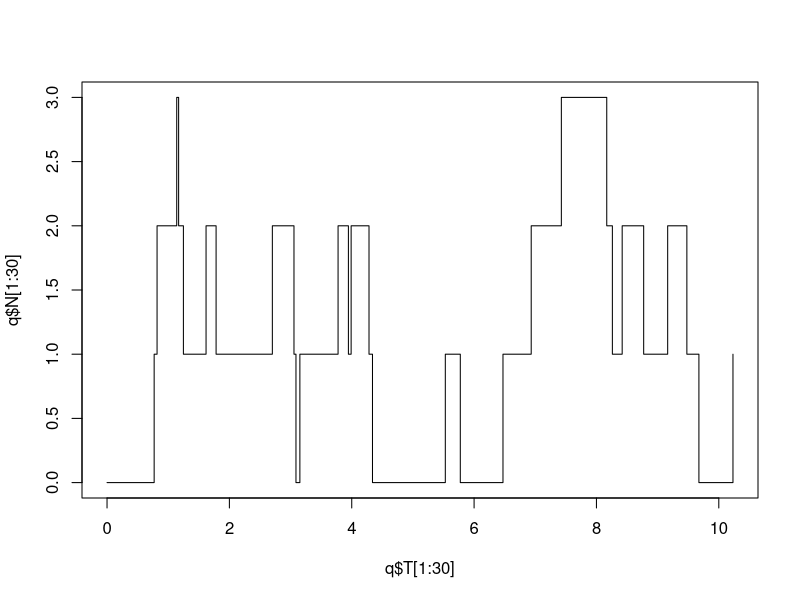
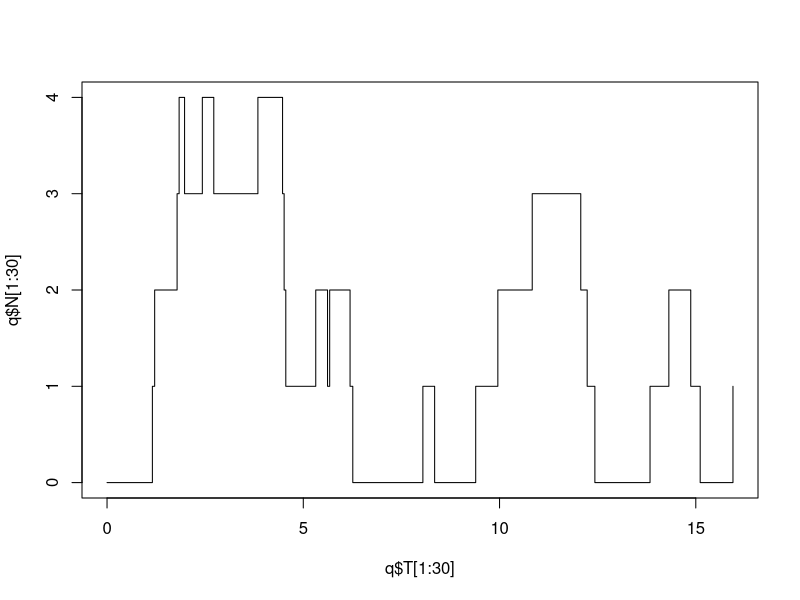
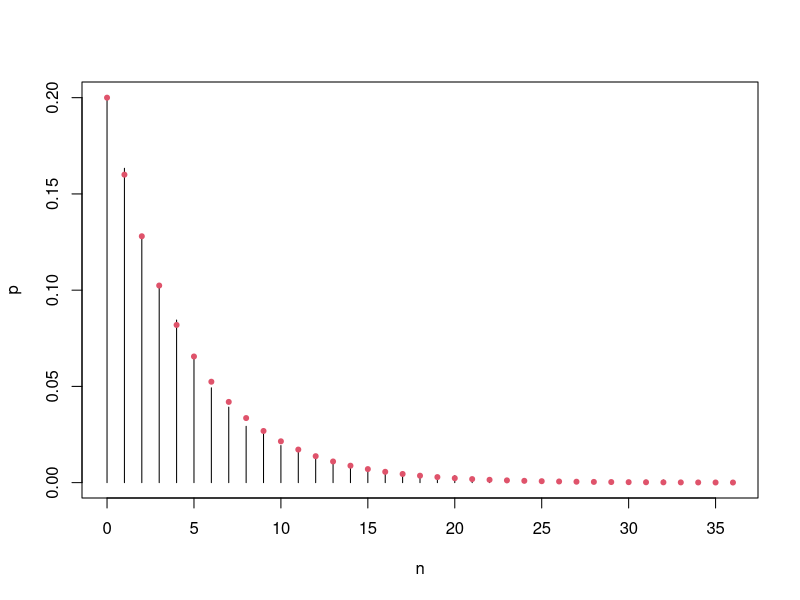

Write R code to recreate these figures, in order.
####################################################################
##
##   Simulating M/M/s/c queues 
##
##   date:   11/7/2018
##   author: Balint Tamasi
##
####################################################################

sim_queueMM  <- function(Tmax, lambda, mu, s = 1, c = Inf) {
  ## ==============================
  ## Simulates M/M/s/c queue
  ## s: # of servers
  ## c: capacity (including served)
  ## ==============================
  stopifnot(c >= s)
  out_n <- n <- 0
  out_t <- t <- 0
  while (t < Tmax) {
    rate_up   <- (n < c) * lambda
    rate_down <- min(s, n) * mu
    t <- t + rexp(1, rate_up + rate_down)
    n <- n + ifelse(runif(1) < rate_up / (rate_up + rate_down), 1, -1)
    out_n <- c(out_n, n)
    out_t <- c(out_t, t)
  }
  return(list(T = out_t, N = out_n))
}

####################################################################
## M/M/3/0
####################################################################
lambda <- 1.2
mu <- 1

set.seed(100)
q <- sim_queueMM(1e4, lambda, mu, s = 3, c = 3)
plot(q$T[1:30], q$N[1:30], type = "s")
tapply(diff(q$T), q$N[-length(q$N)], sum) / max(q$T)

## analytical probabilities (stationary distr)
rho <- lambda / mu
p0 <- 1 / sum(sapply(0:3, function(x) rho^x/factorial(x)))
(p <- p0 * c(1, sapply(1:3, function(x) rho^x / factorial(x))))


####################################################################
## M/M/1/Inf
####################################################################
lambda <- 0.8
mu <- 1
rho <- lambda / mu

set.seed(100)
q <- sim_queueMM(10000, lambda, mu, s = 1, c = Inf)
plot(q$T[1:30], q$N[1:30], type = "s")
## Prob of server idle
sum(diff(q$T)[q$N[-length(q$N)] == 0]) / max(q$T)
## analytical
1 - rho
## stationary distribution
p <- tapply(diff(q$T), q$N[-length(q$N)], sum) / max(q$T)
n <- as.numeric(names(p))
plot(n, p, type = "h")
points(n, (1-rho)*rho^(n), pch = 20, col = 2) ## geom distribution (analytical)
## customers in the system
p %*% n
rho / (1-rho)
## mean waiting time
w <- q$N[-length(q$N)] > 1
sum(diff(q$T)[w] * (q$N[-length(q$N)][w]-1)) / sum(q$N[-length(q$N)][w]-1)